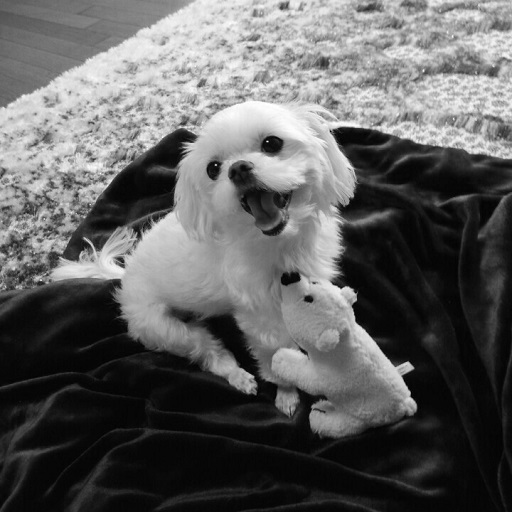
#> input picture Day2/ex2-1_edge_detection/sample2.jpg, 512 x 512 px, found by its file name
$ python 4.Canny.py
#> lines starting #> are read from the running program, lines starting #| are printed output that depends on the picture; after the words box and inside, x2 and y2 are one past the last pixel; in counts of white or black regions, pixels touching at a corner belong together

"""
Canny
"""

import matplotlib.pyplot as plt
from skimage import io, filters, feature


try:  # running in Colab
    image = io.imread('./SDS/Day2/ex2-1_edge_detection/sample2.jpg')
#> image is the input picture: shape (512, 512, 3); min 0, max 255, mean 95.2
except FileNotFoundError:  # running in Pycharm
    image = io.imread('./sample2.jpg')

image = image[:, :, 0]
#> image: shape (512, 512)


# plot original image

plt.figure(figsize=(15, 15))

plt.subplot(1, 4, 1)
plt.imshow(image, cmap='gray')
plt.title('Original Image')

for i, sigma in enumerate([1, 3, 5]):
    # Canny
    CannyEdge = feature.canny(image, sigma)

    plt.subplot(1, 4, i+2)
    plt.imshow(CannyEdge, cmap='gray')
    plt.title('Canny Edge (sigma= ' + str(sigma) + ')')

    sigma += 2
#> this loop made 3 passes
#> pass 1, `CannyEdge = feature.canny(image, sigma)`:
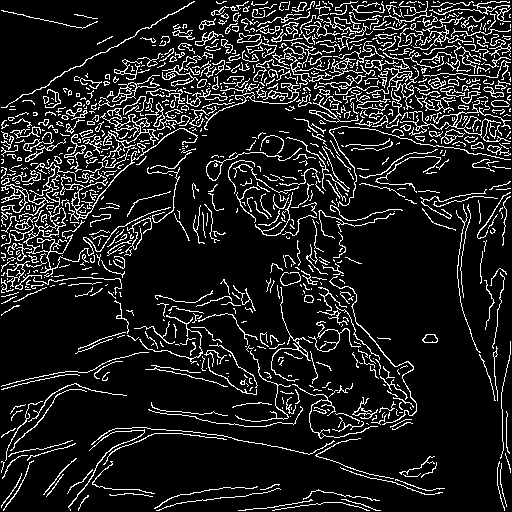
#> CannyEdge: shape (512, 512) bool; 12.3% white in thin lines or dots
#> pass 2, `CannyEdge = feature.canny(image, sigma)`:
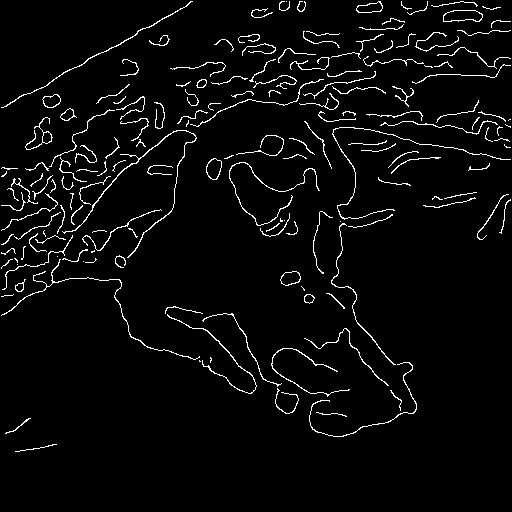
#> CannyEdge: shape (512, 512) bool; 3.8% white in thin lines or dots, all inside (x1, y1, x2, y2) = (1, 1, 511, 452)
#> pass 3, `CannyEdge = feature.canny(image, sigma)`:
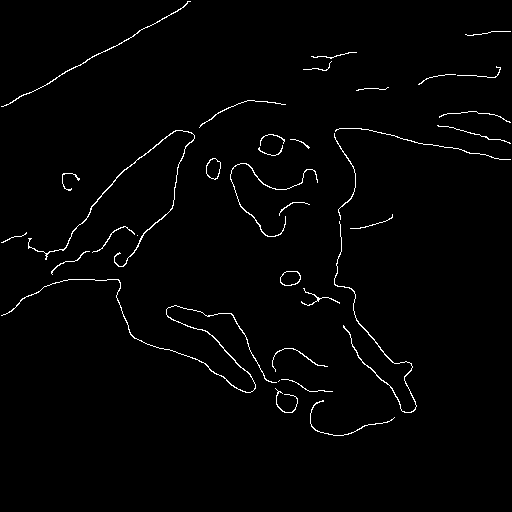
#> CannyEdge: shape (512, 512) bool; 1.5% white in thin lines or dots, all inside (x1, y1, x2, y2) = (1, 1, 511, 436)

plt.show()
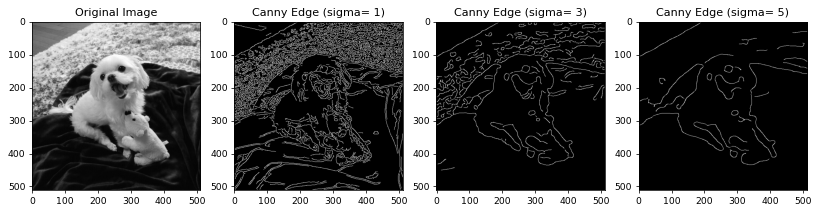
#> figure drawn by matplotlib, 4 panels
